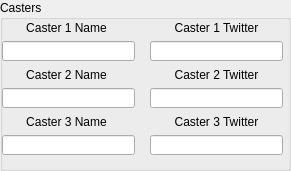
       <widget class="QGroupBox" name="CastersGroupbox">
        <property name="sizePolicy">
         <sizepolicy hsizetype="Fixed" vsizetype="Fixed">
          <horstretch>0</horstretch>
          <verstretch>0</verstretch>
         </sizepolicy>
        </property>
        <property name="minimumSize">
         <size>
          <width>291</width>
          <height>171</height>
         </size>
        </property>
        <property name="maximumSize">
         <size>
          <width>291</width>
          <height>171</height>
         </size>
        </property>
        <property name="title">
         <string>Casters</string>
        </property>
        <widget class="QWidget" name="layoutWidget_13">
         <property name="geometry">
          <rect>
           <x>0</x>
           <y>20</y>
           <width>135</width>
           <height>138</height>
          </rect>
         </property>
         <layout class="QVBoxLayout" name="verticalLayout_9">
          <item>
           <widget class="QLabel" name="Caster1NameLabel">
            <property name="sizePolicy">
             <sizepolicy hsizetype="Fixed" vsizetype="Fixed">
              <horstretch>0</horstretch>
              <verstretch>0</verstretch>
             </sizepolicy>
            </property>
            <property name="minimumSize">
             <size>
              <width>133</width>
              <height>13</height>
             </size>
            </property>
            <property name="maximumSize">
             <size>
              <width>133</width>
              <height>13</height>
             </size>
            </property>
            <property name="text">
             <string>Caster 1 Name</string>
            </property>
            <property name="alignment">
             <set>Qt::AlignCenter</set>
            </property>
           </widget>
          </item>
          <item>
           <widget class="QLineEdit" name="Caster1NameEdit">
            <property name="sizePolicy">
             <sizepolicy hsizetype="Fixed" vsizetype="Fixed">
              <horstretch>0</horstretch>
              <verstretch>0</verstretch>
             </sizepolicy>
            </property>
            <property name="minimumSize">
             <size>
              <width>133</width>
              <height>20</height>
             </size>
            </property>
            <property name="maximumSize">
             <size>
              <width>133</width>
              <height>20</height>
             </size>
            </property>
            <property name="layoutDirection">
             <enum>Qt::RightToLeft</enum>
            </property>
           </widget>
          </item>
          <item>
           <widget class="QLabel" name="Caster2NameLabel">
            <property name="sizePolicy">
             <sizepolicy hsizetype="Fixed" vsizetype="Fixed">
              <horstretch>0</horstretch>
              <verstretch>0</verstretch>
             </sizepolicy>
            </property>
            <property name="minimumSize">
             <size>
              <width>133</width>
              <height>13</height>
             </size>
            </property>
            <property name="maximumSize">
             <size>
              <width>133</width>
              <height>13</height>
             </size>
            </property>
            <property name="text">
             <string>Caster 2 Name</string>
            </property>
            <property name="alignment">
             <set>Qt::AlignCenter</set>
            </property>
           </widget>
          </item>
          <item>
           <widget class="QLineEdit" name="Caster2NameEdit">
            <property name="sizePolicy">
             <sizepolicy hsizetype="Fixed" vsizetype="Fixed">
              <horstretch>0</horstretch>
              <verstretch>0</verstretch>
             </sizepolicy>
            </property>
            <property name="minimumSize">
             <size>
              <width>133</width>
              <height>20</height>
             </size>
            </property>
            <property name="maximumSize">
             <size>
              <width>133</width>
              <height>20</height>
             </size>
            </property>
            <property name="layoutDirection">
             <enum>Qt::RightToLeft</enum>
            </property>
           </widget>
          </item>
          <item>
           <widget class="QLabel" name="Caster3NameLabel">
            <property name="sizePolicy">
             <sizepolicy hsizetype="Fixed" vsizetype="Fixed">
              <horstretch>0</horstretch>
              <verstretch>0</verstretch>
             </sizepolicy>
            </property>
            <property name="minimumSize">
             <size>
              <width>133</width>
              <height>13</height>
             </size>
            </property>
            <property name="maximumSize">
             <size>
              <width>133</width>
              <height>13</height>
             </size>
            </property>
            <property name="text">
             <string>Caster 3 Name</string>
            </property>
            <property name="alignment">
             <set>Qt::AlignCenter</set>
            </property>
           </widget>
          </item>
          <item>
           <widget class="QLineEdit" name="Caster3NameEdit">
            <property name="sizePolicy">
             <sizepolicy hsizetype="Fixed" vsizetype="Fixed">
              <horstretch>0</horstretch>
              <verstretch>0</verstretch>
             </sizepolicy>
            </property>
            <property name="minimumSize">
             <size>
              <width>133</width>
              <height>20</height>
             </size>
            </property>
            <property name="maximumSize">
             <size>
              <width>133</width>
              <height>20</height>
             </size>
            </property>
            <property name="layoutDirection">
             <enum>Qt::RightToLeft</enum>
            </property>
           </widget>
          </item>
         </layout>
        </widget>
        <widget class="QWidget" name="layoutWidget_14">
         <property name="geometry">
          <rect>
           <x>150</x>
           <y>20</y>
           <width>135</width>
           <height>141</height>
          </rect>
         </property>
         <layout class="QVBoxLayout" name="verticalLayout_10">
          <item>
           <widget class="QLabel" name="Caster1TwitterLabel">
            <property name="sizePolicy">
             <sizepolicy hsizetype="Fixed" vsizetype="Fixed">
              <horstretch>0</horstretch>
              <verstretch>0</verstretch>
             </sizepolicy>
            </property>
            <property name="minimumSize">
             <size>
              <width>133</width>
              <height>13</height>
             </size>
            </property>
            <property name="maximumSize">
             <size>
              <width>133</width>
              <height>13</height>
             </size>
            </property>
            <property name="text">
             <string>Caster 1 Twitter</string>
            </property>
            <property name="alignment">
             <set>Qt::AlignCenter</set>
            </property>
           </widget>
          </item>
          <item>
           <widget class="QLineEdit" name="Caster1TwitterEdit">
            <property name="sizePolicy">
             <sizepolicy hsizetype="Fixed" vsizetype="Fixed">
              <horstretch>0</horstretch>
              <verstretch>0</verstretch>
             </sizepolicy>
            </property>
            <property name="minimumSize">
             <size>
              <width>133</width>
              <height>20</height>
             </size>
            </property>
            <property name="maximumSize">
             <size>
              <width>133</width>
              <height>20</height>
             </size>
            </property>
           </widget>
          </item>
          <item>
           <widget class="QLabel" name="Caster2TwitterLabel">
            <property name="sizePolicy">
             <sizepolicy hsizetype="Fixed" vsizetype="Fixed">
              <horstretch>0</horstretch>
              <verstretch>0</verstretch>
             </sizepolicy>
            </property>
            <property name="minimumSize">
             <size>
              <width>133</width>
              <height>13</height>
             </size>
            </property>
            <property name="maximumSize">
             <size>
              <width>133</width>
              <height>13</height>
             </size>
            </property>
            <property name="text">
             <string>Caster 2 Twitter</string>
            </property>
            <property name="alignment">
             <set>Qt::AlignCenter</set>
            </property>
           </widget>
          </item>
          <item>
           <widget class="QLineEdit" name="Caster2TwitterEdit">
            <property name="sizePolicy">
             <sizepolicy hsizetype="Fixed" vsizetype="Fixed">
              <horstretch>0</horstretch>
              <verstretch>0</verstretch>
             </sizepolicy>
            </property>
            <property name="minimumSize">
             <size>
              <width>133</width>
              <height>20</height>
             </size>
            </property>
            <property name="maximumSize">
             <size>
              <width>133</width>
              <height>20</height>
             </size>
            </property>
           </widget>
          </item>
          <item>
           <widget class="QLabel" name="Caster3TwitterLabel">
            <property name="sizePolicy">
             <sizepolicy hsizetype="Fixed" vsizetype="Fixed">
              <horstretch>0</horstretch>
              <verstretch>0</verstretch>
             </sizepolicy>
            </property>
            <property name="minimumSize">
             <size>
              <width>133</width>
              <height>13</height>
             </size>
            </property>
            <property name="maximumSize">
             <size>
              <width>133</width>
              <height>13</height>
             </size>
            </property>
            <property name="text">
             <string>Caster 3 Twitter</string>
            </property>
            <property name="alignment">
             <set>Qt::AlignCenter</set>
            </property>
           </widget>
          </item>
          <item>
           <widget class="QLineEdit" name="Caster3TwitterEdit">
            <property name="sizePolicy">
             <sizepolicy hsizetype="Fixed" vsizetype="Fixed">
              <horstretch>0</horstretch>
              <verstretch>0</verstretch>
             </sizepolicy>
            </property>
            <property name="minimumSize">
             <size>
              <width>133</width>
              <height>20</height>
             </size>
            </property>
            <property name="maximumSize">
             <size>
              <width>133</width>
              <height>20</height>
             </size>
            </property>
           </widget>
          </item>
         </layout>
        </widget>
       </widget>
